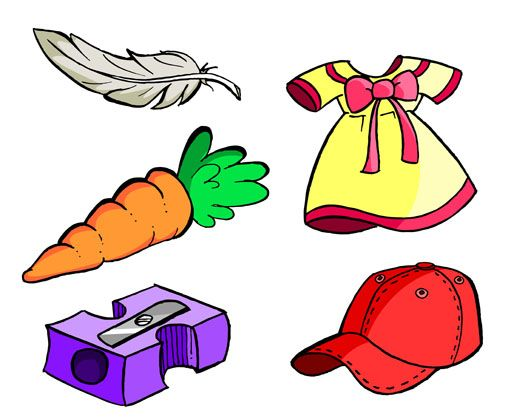
#> input picture 2P/2. Deteccion Objetos/imagenes/objs.jpg, 528 x 420 px
$ python 7SW-IA-DeteccionOBJS.py
#> lines starting #> are read from the running program, lines starting #| are printed output that depends on the picture; after the words box and inside, x2 and y2 are one past the last pixel; in counts of white or black regions, pixels touching at a corner belong together
import cv2
import matplotlib.pyplot as plt

# 1. Cargar la Imagen
# Leer la imagen a color
image_bgr = cv2.imread('imagenes/objs.jpg', cv2.IMREAD_COLOR)
#> image_bgr is the input picture: shape (420, 528, 3); mean B, G, R 199.7, 204.8, 225.1

# Convertir la imagen de BGR (OpenCV) a RGB
image_rgb = cv2.cvtColor(image_bgr, cv2.COLOR_BGR2RGB)

# 2. Preprocesamiento
# Convertir la imagen a escala de grises
image_gry = cv2.cvtColor(image_rgb, cv2.COLOR_RGB2GRAY)
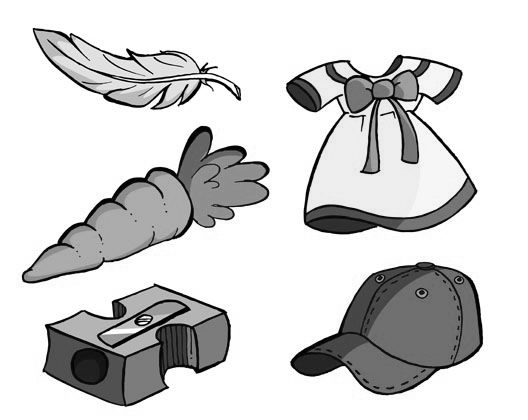
#> image_gry: shape (420, 528); min 0, max 255, mean 210.3

# 3. Definir Umbralización
_, image_bin = cv2.threshold(image_gry, 0, 255, cv2.THRESH_BINARY_INV + cv2.THRESH_OTSU)
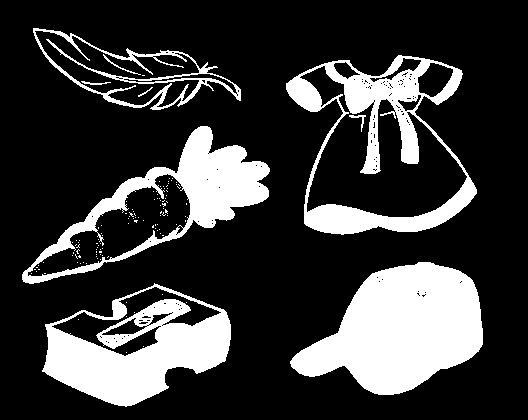
#> image_bin: shape (420, 528); 22.4% white; 122 white regions (113 under 20 px)

# 4. Invertir la imagen binarizada (si es necesario)
# image_bin = cv2.bitwise_not(image_bin)

# 5. Identificacion de Contornos
contours, _ = cv2.findContours(image_bin, cv2.RETR_EXTERNAL, cv2.CHAIN_APPROX_SIMPLE)
#> contours = 5 contours; box (x1, y1, x2, y2) and area: (286, 55, 477, 235) 23114, (290, 262, 483, 395) 15807, (42, 283, 231, 407) 14800, (22, 126, 270, 284) 14760, (33, 28, 241, 110) 7766

# Convertir la imagen binarizada a color para dibujar contornos en color
image_bin_color = cv2.cvtColor(image_bin, cv2.COLOR_GRAY2BGR)
#> image_bin_color: shape (420, 528, 3); 22.4% white; 122 white regions (113 under 20 px), largest, box (x1, y1, x2, y2) and area: (290, 262, 483, 395) 16029, (42, 283, 231, 407) 11644, (286, 55, 477, 235) 10139
cv2.drawContours(image_bin_color, contours, -1, (255, 0, 0), 2)  # Dibujar contornos en azul
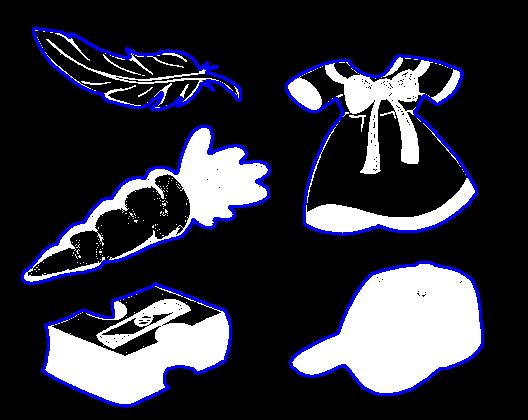
#> image_bin_color: shape (420, 528, 3); mean B, G, R 62, 49.4, 49.4

# Copiar la imagen RGB para dibujar los contornos
image_rgb_contours = image_rgb.copy()
# cv2.drawContours(image_rgb_contours, contours, -1, (255, 0, 0), 2)  # Dibujar contornos en azul

# 6. Filtrar los contornos por área, dibujar rectángulos y calcular centroides
min_area = 1000
for contour in contours:
    area = cv2.contourArea(contour)
    if area >= min_area:
        # Dibujar un rectángulo alrededor del contorno en la imagen binarizada a color y rgb
        x, y, w, h = cv2.boundingRect(contour)
        cv2.rectangle(image_bin_color, (x, y), (x+w, y+h), (0, 255, 0), 2)  # Dibujar rectángulos en verde
        cv2.rectangle(image_rgb_contours, (x, y), (x+w, y+h), (0, 255, 0), 2)  # Dibujar rectángulos en verde

        # Calcular el centroide
        M = cv2.moments(contour)
        if M["m00"] != 0:  # Evitar división por cero
            cX = int(M["m10"] / M["m00"])
            cY = int(M["m01"] / M["m00"])
            # Dibujar el centroide en la imagen binarizada a color
            cv2.circle(image_bin_color, (cX, cY), 5, (0, 0, 255), -1)
            cv2.putText(image_bin_color, f'Area: {int(area)}', (cX, cY), cv2.FONT_HERSHEY_SIMPLEX, 0.5, (255, 0, 255), 1)
#> this loop made 5 passes
#> (area, x, y, w, h, cX, cY) on passes 1 to 5: (14800.5, 42, 283, 189, 124, 136, 344), (15807, 290, 262, 193, 133, 401, 329), (14759.5, 22, 126, 248, 158, 156, 208), (23114, 286, 55, 191, 180, 381, 148), (7765.5, 33, 28, 208, 82, 127, 71)
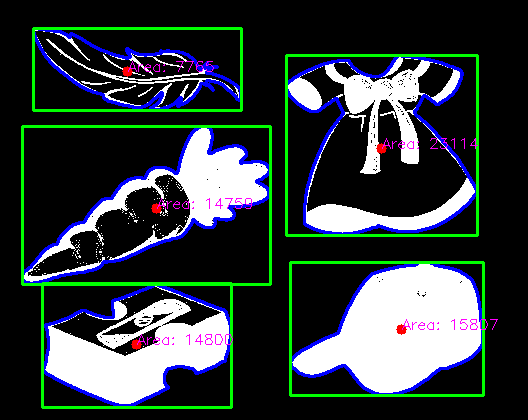
#> image_bin_color: shape (420, 528, 3); 5.03% of pixels changed, all inside (x1, y1, x2, y2) = (21, 27, 498, 409)
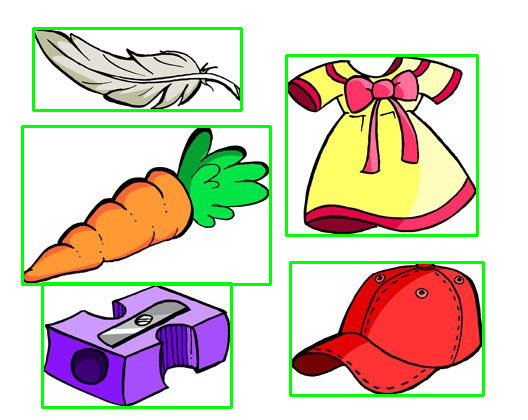
#> image_rgb_contours: shape (420, 528, 3); mean R, G, B 214.1, 205.1, 188.6
            # Dibujar círculo en rojo
            # cv2.circle(image_rgb_contours, (cX, cY), 5, (0, 0, 255), -1)

# 7. Mostrar las imágenes usando matplotlib
plt.figure(figsize=(18, 6))

# Mostrar la imagen original
plt.subplot(1, 3, 1)
plt.imshow(image_rgb)
plt.title('Imagen Original')
plt.axis('off')

# Mostrar la imagen binarizada con contornos y rectángulos
plt.subplot(1, 3, 2)
plt.imshow(image_bin_color)
plt.title('Imagen Binarizada con Contornos y Rectángulos')
plt.axis('off')

# Mostrar la imagen RGB con contornos
plt.subplot(1, 3, 3)
plt.imshow(image_rgb_contours)
plt.title('Imagen RGB con Contornos')
plt.axis('off')

# Mostrar el numero de objetos detectados al pie d ela figura
plt.figtext(0.5, 0.01, f'Número de objetos detectados: {len(contours)}', ha='center', fontsize=14)

# Mostrar las figuras
plt.tight_layout()
plt.show()
#> figure, not shown here; B, G, R data is drawn as R, G, B

$ run again, with 2P/2. Deteccion Objetos/imagenes/figuras.jpg copied over 2P/2. Deteccion Objetos/imagenes/objs.jpg
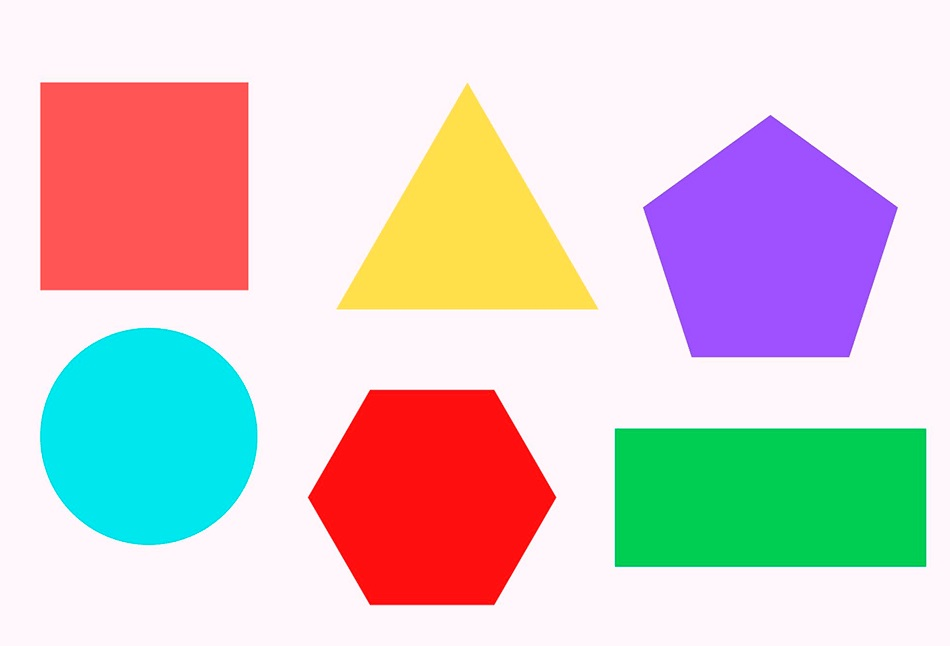
#> input picture 2P/2. Deteccion Objetos/imagenes/figuras.jpg, 950 x 646 px
#> image_bgr is the input picture: shape (646, 950, 3); mean B, G, R 203.3, 203.7, 214.7
#> `_, image_bin = cv2.threshold(image_gry, 0, 255, cv2.THRESH_BINARY_INV ..`:
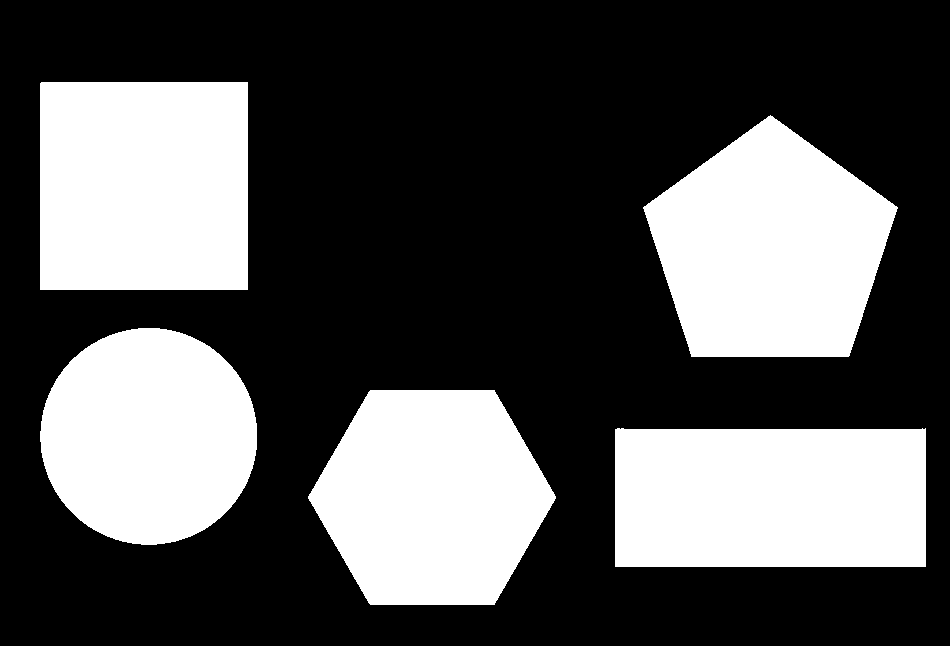
#> image_bin: shape (646, 950); 33.6% white; 5 white regions
#> contours = 5 contours; box (x1, y1, x2, y2) and area: (40, 82, 248, 290) 42848, (615, 428, 926, 567) 42478, (643, 115, 898, 357) 42308, (308, 390, 556, 605) 39804, (40, 328, 257, 545) 36638
#> the loop `for contour in contours:` made 5 passes
#> (area, x, y, w, h, cX, cY) on passes 1 to 5: (42477.5, 615, 428, 311, 139, 769, 497), (39804, 308, 390, 248, 215, 431, 496), (36637.5, 40, 328, 217, 217, 148, 435), (42307.5, 643, 115, 255, 242, 769, 248), (42848.5, 40, 82, 208, 208, 143, 185)
#> after the loop `for contour in contours:`:
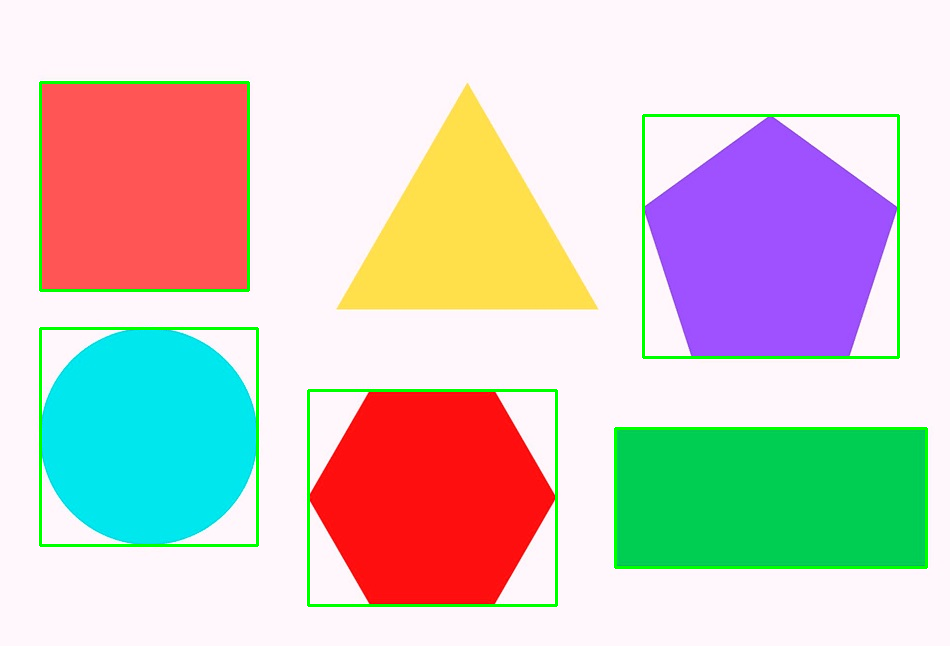
#> image_rgb_contours: shape (646, 950, 3); mean R, G, B 209.8, 204.6, 198.6

$ run again, with 2P/2. Deteccion Objetos/imagenes/figuras02.jpg copied over 2P/2. Deteccion Objetos/imagenes/objs.jpg
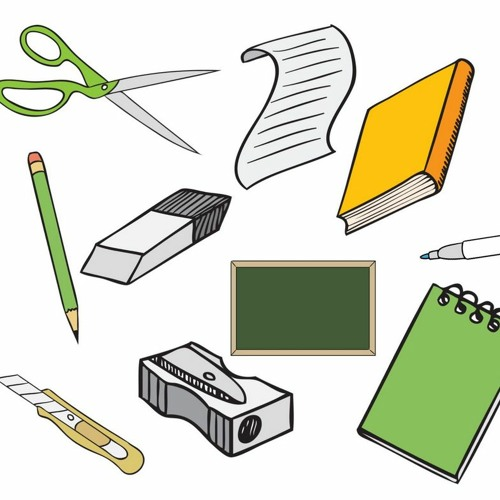
#> input picture 2P/2. Deteccion Objetos/imagenes/figuras02.jpg, 500 x 500 px
#> image_bgr is the input picture: shape (500, 500, 3); mean B, G, R 202.2, 219.3, 217
#> `_, image_bin = cv2.threshold(image_gry, 0, 255, cv2.THRESH_BINARY_INV ..`:
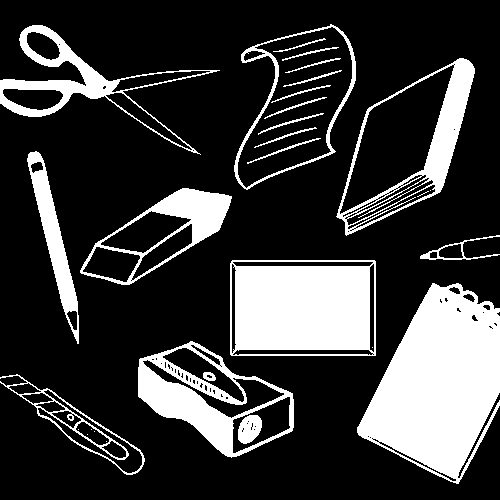
#> image_bin: shape (500, 500); 22.4% white; 29 white regions (8 under 20 px)
#> contours = 10 contours; largest, box (x1, y1, x2, y2) and area: (357, 283, 500, 484) 18120, (230, 260, 376, 356) 13771, (336, 58, 475, 236) 13192, (234, 24, 356, 190) 11995, (138, 341, 294, 458) 10694
#> the loop `for contour in contours:` made 10 passes
#> (area, x, y, w, h, cX, cY) on passes 1, 2, 3, 4, 6, 7, 8, 9: (3640.5, 0, 374, 145, 101, 81, 427), (10694, 138, 341, 156, 117, 214, 398), (18120.5, 357, 283, 143, 201, 438, 383), (13771, 230, 260, 146, 96, 302, 307), (7313.5, 80, 188, 152, 97, 156, 235), (2679.5, 27, 151, 52, 193, 53, 239), (13191.5, 336, 58, 139, 178, 405, 146), (6621, 0, 25, 220, 130, 79, 83)
#> after the loop `for contour in contours:`:
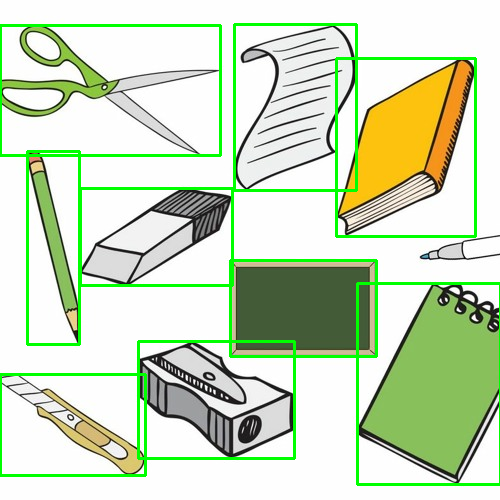
#> image_rgb_contours: shape (500, 500, 3); mean R, G, B 203.6, 220.6, 189.2
